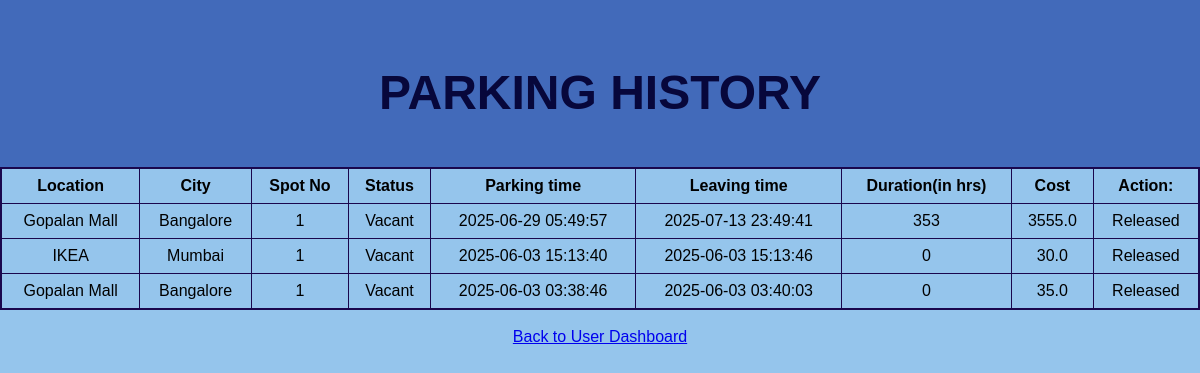
Page /user_parking_history (signed in) on the committed database.
### models.py (models this page shows)
class Reserve_Parking_Spot(db.Model):
    __tablename__ = 'reserve_parking_spots'
    reserve_id = db.Column(db.Integer, primary_key=True)
    user_id = db.Column(db.String(80), db.ForeignKey('users.user_id'), nullable=False)
    lot_id = db.Column(db.Integer, db.ForeignKey('parking_lots.lot_id'), nullable=False)
    spot_id = db.Column(db.Integer, db.ForeignKey('parking_spots.spot_id'), nullable=False)
    status = db.Column(db.Enum(Spot_status), nullable=False, default=Spot_status.vacant)
    parking_time = db.Column(db.DateTime, server_default=db.func.now(), nullable=True)
    leaving_time = db.Column(db.DateTime, nullable=True)
    duration = db.Column(db.Integer, nullable=True)
    cost = db.Column(db.Float, nullable=False)
    is_active = db.Column(db.Boolean, default=True, nullable=False)
    lot = db.relationship('Parking_Lot', backref='reservations')

class Parking_Lot(db.Model):
    __tablename__ = 'parking_lots'
    lot_id = db.Column(db.Integer, primary_key=True)
    city = db.Column(db.String(120), nullable=False)
    location = db.Column(db.String(150), nullable=False)
    base_price = db.Column(db.Float, nullable=False)
    price = db.Column(db.Float, nullable=False)
    max_spots = db.Column(db.Integer, nullable=False)
    spot = db.relationship('Parking_Spot', backref='lot')

class Parking_Spot(db.Model):
    __tablename__ = 'parking_spots'
    spot_id = db.Column(db.Integer, primary_key=True)
    spot_no = db.Column(db.Integer, nullable=False)
    lot_id = db.Column(db.Integer, db.ForeignKey('parking_lots.lot_id'), nullable=False)
    status = db.Column(db.Enum(Spot_status), nullable=False, default=Spot_status.vacant)
    reserved = db.relationship('Reserve_Parking_Spot', backref='spot')

### app.py (the view)
@app.route("/user_parking_history")
def user_parking_history():
    user_id = session.get("user_id")
    reserved_spots = Reserve_Parking_Spot.query.filter_by(user_id=user_id).order_by(Reserve_Parking_Spot.parking_time.desc()).all()
    return render_template("user_parking_history.html", reserved_spots=reserved_spots)

### templates/user_parking_history.html (shortened to what this page needs)
<!DOCTYPE html>
<html>
<head>
    <link rel="stylesheet" href="{{ url_for('static', filename='style.css') }}">
</head>
<body>
    <div class="header">
        <h1><b>PARKING HISTORY</b></h1>
    </div>
    <table class="style_table">
        <tr>
            <th>Location</th><th>City</th><th>Spot No</th><th>Status</th><th>Parking time</th><th>Leaving time</th><th>Duration(in hrs)</th><th>Cost</th><th>Action:</th>
        </tr>
        {% for r in reserved_spots %}
           <tr>
            <td>{{ r.lot.location }}</td>
            <td>{{ r.lot.city }}</td>
            <td>{{ r.spot.spot_no }}</td>
            <td>{{ r.status.value }}</td>
            <td>{{ r.parking_time.strftime('%Y-%m-%d %H:%M:%S') }}</td>
            <td>{{ r.leaving_time.strftime('%Y-%m-%d %H:%M:%S') if r.leaving_time else '-' }}</td>
            <td>{{ r.duration if r.leaving_time else '-' }}</td>
            <td>{{ r.cost if r.leaving_time else '-' }}</td>
            <td>
                {% if not r.leaving_time %}
                <form class="form_button" action="{{ url_for('release_spot', spot_id=r.spot.spot_id) }}" method="POST">
                    <button type="submit">Release</button>
                </form>
                {% else %}
                Released
                {% endif %}
            </td>
        </tr>
        {% endfor %}
    </table>
    <br>
    <center><a href="{{ url_for('user_dashboard') }}">Back to User Dashboard</a></center>
    <br>
</body>
</html>

### static/style.css (style rules this page uses)
body { font-family: Arial, Helvetica, sans-serif; background:rgb(149, 197, 236); margin: 0; padding: 0; }
h1 { text-align:center; color:rgb(7, 7, 59); margin-top: 50px; }
.header { background-color:#426aba; color:rgb(2, 1, 1); padding: 15px; text-align: center; font-size: 24px; }
.style_table { border: 2px solid rgb(26, 7, 77); border-collapse: collapse; width: 100%; }
.style_table th, .style_table td { padding: 8px; text-align: center; border: 1px solid rgb(26, 7, 77); }

### rows in the picture
Reserve_Parking_Spot: lot.location "Gopalan Mall", lot.city "Bangalore", spot.spot_no "1", status.value "Vacant", parking_time "2025-06-29 05:49:57", leaving_time "2025-07-13 23:49:41", leaving_time+duration "353", leaving_time+cost "3555.0", shows "Released"
Reserve_Parking_Spot: lot.location "IKEA", lot.city "Mumbai", spot.spot_no "1", status.value "Vacant", parking_time "2025-06-03 15:13:40", leaving_time "2025-06-03 15:13:46", leaving_time+duration "0", leaving_time+cost "30.0", shows "Released"
Reserve_Parking_Spot: lot.location "Gopalan Mall", lot.city "Bangalore", spot.spot_no "1", status.value "Vacant", parking_time "2025-06-03 03:38:46", leaving_time "2025-06-03 03:40:03", leaving_time+duration "0", leaving_time+cost "35.0", shows "Released"
